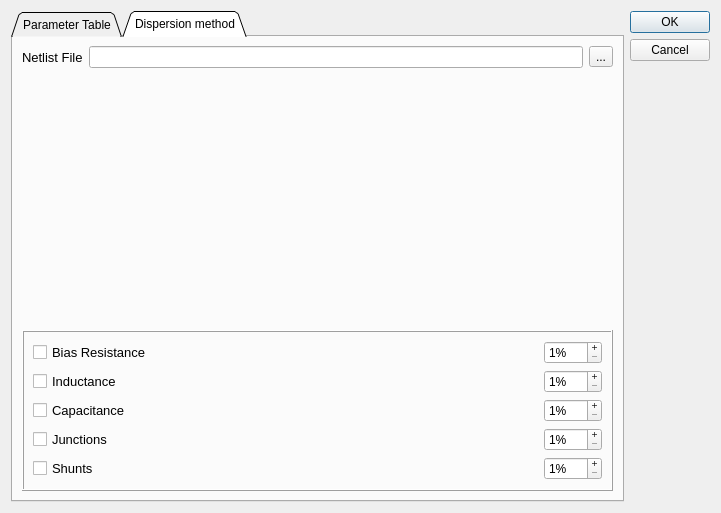
<?xml version="1.0" encoding="UTF-8"?>
<ui version="4.0">
 <class>LGPdispers</class>
 <widget class="QDialog" name="LGPdispers">
  <property name="geometry">
   <rect>
    <x>0</x>
    <y>0</y>
    <width>721</width>
    <height>513</height>
   </rect>
  </property>
  <property name="windowTitle">
   <string>Parameter Dispertion</string>
  </property>
  <layout class="QHBoxLayout" name="horizontalLayout_10">
   <item>
    <widget class="QTabWidget" name="tabWidget">
     <property name="tabPosition">
      <enum>QTabWidget::North</enum>
     </property>
     <property name="tabShape">
      <enum>QTabWidget::Triangular</enum>
     </property>
     <property name="currentIndex">
      <number>1</number>
     </property>
     <property name="elideMode">
      <enum>Qt::ElideMiddle</enum>
     </property>
     <widget class="QWidget" name="tab">
      <attribute name="title">
       <string>Parameter Table</string>
      </attribute>
      <layout class="QVBoxLayout" name="verticalLayout_4">
       <item>
        <layout class="QHBoxLayout" name="horizontalLayout_9">
         <item>
          <widget class="QRadioButton" name="radioButtonFile_Tree">
           <property name="font">
            <font>
             <pointsize>10</pointsize>
            </font>
           </property>
           <property name="text">
            <string>File Path</string>
           </property>
          </widget>
         </item>
         <item>
          <widget class="QLineEdit" name="lineEditFilePath_Tree"/>
         </item>
         <item>
          <widget class="QToolButton" name="toolButtonFilePath_Tree">
           <property name="text">
            <string>...</string>
           </property>
          </widget>
         </item>
        </layout>
       </item>
       <item>
        <layout class="QHBoxLayout" name="horizontalLayout">
         <item>
          <widget class="QTreeView" name="treeViewParams"/>
         </item>
         <item>
          <widget class="QTableView" name="tableViewParams"/>
         </item>
        </layout>
       </item>
      </layout>
     </widget>
     <widget class="QWidget" name="tab_2">
      <attribute name="title">
       <string>Dispersion method</string>
      </attribute>
      <layout class="QVBoxLayout" name="verticalLayout_2">
       <item>
        <layout class="QHBoxLayout" name="horizontalLayout_3">
         <item>
          <widget class="QLabel" name="label">
           <property name="font">
            <font>
             <pointsize>10</pointsize>
            </font>
           </property>
           <property name="text">
            <string>Netlist File</string>
           </property>
          </widget>
         </item>
         <item>
          <widget class="QLineEdit" name="lineEditFilePath"/>
         </item>
         <item>
          <widget class="QToolButton" name="toolButtonFilePath">
           <property name="text">
            <string>...</string>
           </property>
          </widget>
         </item>
        </layout>
       </item>
       <item>
        <spacer name="verticalSpacer_2">
         <property name="orientation">
          <enum>Qt::Vertical</enum>
         </property>
         <property name="sizeHint" stdset="0">
          <size>
           <width>20</width>
           <height>40</height>
          </size>
         </property>
        </spacer>
       </item>
       <item>
        <widget class="QFrame" name="frame">
         <property name="frameShape">
          <enum>QFrame::Box</enum>
         </property>
         <property name="frameShadow">
          <enum>QFrame::Raised</enum>
         </property>
         <layout class="QVBoxLayout" name="verticalLayout_3">
          <item>
           <layout class="QHBoxLayout" name="horizontalLayout_4">
            <item>
             <widget class="QCheckBox" name="checkBoxRes">
              <property name="font">
               <font>
                <pointsize>10</pointsize>
               </font>
              </property>
              <property name="text">
               <string>Bias Resistance</string>
              </property>
             </widget>
            </item>
            <item>
             <spacer name="horizontalSpacer">
              <property name="orientation">
               <enum>Qt::Horizontal</enum>
              </property>
              <property name="sizeHint" stdset="0">
               <size>
                <width>40</width>
                <height>20</height>
               </size>
              </property>
             </spacer>
            </item>
            <item>
             <widget class="QSpinBox" name="spinBoxRes">
              <property name="buttonSymbols">
               <enum>QAbstractSpinBox::PlusMinus</enum>
              </property>
              <property name="accelerated">
               <bool>true</bool>
              </property>
              <property name="suffix">
               <string>%</string>
              </property>
              <property name="minimum">
               <number>1</number>
              </property>
              <property name="maximum">
               <number>300</number>
              </property>
              <property name="singleStep">
               <number>1</number>
              </property>
             </widget>
            </item>
           </layout>
          </item>
          <item>
           <layout class="QHBoxLayout" name="horizontalLayout_5">
            <item>
             <widget class="QCheckBox" name="checkBoxInd">
              <property name="font">
               <font>
                <pointsize>10</pointsize>
               </font>
              </property>
              <property name="text">
               <string>Inductance</string>
              </property>
             </widget>
            </item>
            <item>
             <spacer name="horizontalSpacer_2">
              <property name="orientation">
               <enum>Qt::Horizontal</enum>
              </property>
              <property name="sizeHint" stdset="0">
               <size>
                <width>40</width>
                <height>20</height>
               </size>
              </property>
             </spacer>
            </item>
            <item>
             <widget class="QSpinBox" name="spinBoxInd">
              <property name="buttonSymbols">
               <enum>QAbstractSpinBox::PlusMinus</enum>
              </property>
              <property name="accelerated">
               <bool>true</bool>
              </property>
              <property name="correctionMode">
               <enum>QAbstractSpinBox::CorrectToNearestValue</enum>
              </property>
              <property name="suffix">
               <string>%</string>
              </property>
              <property name="minimum">
               <number>1</number>
              </property>
              <property name="maximum">
               <number>300</number>
              </property>
             </widget>
            </item>
           </layout>
          </item>
          <item>
           <layout class="QHBoxLayout" name="horizontalLayout_6">
            <item>
             <widget class="QCheckBox" name="checkBoxCap">
              <property name="font">
               <font>
                <pointsize>10</pointsize>
               </font>
              </property>
              <property name="text">
               <string>Capacitance</string>
              </property>
             </widget>
            </item>
            <item>
             <spacer name="horizontalSpacer_3">
              <property name="orientation">
               <enum>Qt::Horizontal</enum>
              </property>
              <property name="sizeHint" stdset="0">
               <size>
                <width>40</width>
                <height>20</height>
               </size>
              </property>
             </spacer>
            </item>
            <item>
             <widget class="QSpinBox" name="spinBoxCap">
              <property name="buttonSymbols">
               <enum>QAbstractSpinBox::PlusMinus</enum>
              </property>
              <property name="accelerated">
               <bool>true</bool>
              </property>
              <property name="suffix">
               <string>%</string>
              </property>
              <property name="minimum">
               <number>1</number>
              </property>
              <property name="maximum">
               <number>300</number>
              </property>
             </widget>
            </item>
           </layout>
          </item>
          <item>
           <layout class="QHBoxLayout" name="horizontalLayout_7">
            <item>
             <widget class="QCheckBox" name="checkBoxJJ">
              <property name="font">
               <font>
                <pointsize>10</pointsize>
               </font>
              </property>
              <property name="text">
               <string>Junctions</string>
              </property>
             </widget>
            </item>
            <item>
             <spacer name="horizontalSpacer_4">
              <property name="orientation">
               <enum>Qt::Horizontal</enum>
              </property>
              <property name="sizeHint" stdset="0">
               <size>
                <width>40</width>
                <height>20</height>
               </size>
              </property>
             </spacer>
            </item>
            <item>
             <widget class="QSpinBox" name="spinBoxJJ">
              <property name="buttonSymbols">
               <enum>QAbstractSpinBox::PlusMinus</enum>
              </property>
              <property name="accelerated">
               <bool>true</bool>
              </property>
              <property name="suffix">
               <string>%</string>
              </property>
              <property name="minimum">
               <number>1</number>
              </property>
              <property name="maximum">
               <number>300</number>
              </property>
             </widget>
            </item>
           </layout>
          </item>
          <item>
           <layout class="QHBoxLayout" name="horizontalLayout_8">
            <item>
             <widget class="QCheckBox" name="checkBoxRS">
              <property name="font">
               <font>
                <pointsize>10</pointsize>
               </font>
              </property>
              <property name="text">
               <string>Shunts</string>
              </property>
             </widget>
            </item>
            <item>
             <spacer name="horizontalSpacer_5">
              <property name="orientation">
               <enum>Qt::Horizontal</enum>
              </property>
              <property name="sizeHint" stdset="0">
               <size>
                <width>40</width>
                <height>20</height>
               </size>
              </property>
             </spacer>
            </item>
            <item>
             <widget class="QSpinBox" name="spinBoxSrc">
              <property name="buttonSymbols">
               <enum>QAbstractSpinBox::PlusMinus</enum>
              </property>
              <property name="accelerated">
               <bool>true</bool>
              </property>
              <property name="suffix">
               <string>%</string>
              </property>
              <property name="minimum">
               <number>1</number>
              </property>
              <property name="maximum">
               <number>300</number>
              </property>
             </widget>
            </item>
           </layout>
          </item>
         </layout>
        </widget>
       </item>
      </layout>
     </widget>
    </widget>
   </item>
   <item>
    <layout class="QVBoxLayout" name="verticalLayout">
     <item>
      <widget class="QDialogButtonBox" name="buttonBox">
       <property name="sizePolicy">
        <sizepolicy hsizetype="Fixed" vsizetype="Fixed">
         <horstretch>0</horstretch>
         <verstretch>0</verstretch>
        </sizepolicy>
       </property>
       <property name="orientation">
        <enum>Qt::Vertical</enum>
       </property>
       <property name="standardButtons">
        <set>QDialogButtonBox::Cancel|QDialogButtonBox::Ok</set>
       </property>
      </widget>
     </item>
     <item>
      <spacer name="verticalSpacer">
       <property name="orientation">
        <enum>Qt::Vertical</enum>
       </property>
       <property name="sizeHint" stdset="0">
        <size>
         <width>20</width>
         <height>40</height>
        </size>
       </property>
      </spacer>
     </item>
    </layout>
   </item>
  </layout>
 </widget>
 <resources/>
 <connections>
  <connection>
   <sender>buttonBox</sender>
   <signal>accepted()</signal>
   <receiver>LGPdispers</receiver>
   <slot>accept()</slot>
   <hints>
    <hint type="sourcelabel">
     <x>248</x>
     <y>254</y>
    </hint>
    <hint type="destinationlabel">
     <x>157</x>
     <y>274</y>
    </hint>
   </hints>
  </connection>
  <connection>
   <sender>buttonBox</sender>
   <signal>rejected()</signal>
   <receiver>LGPdispers</receiver>
   <slot>reject()</slot>
   <hints>
    <hint type="sourcelabel">
     <x>316</x>
     <y>260</y>
    </hint>
    <hint type="destinationlabel">
     <x>286</x>
     <y>274</y>
    </hint>
   </hints>
  </connection>
 </connections>
</ui>
